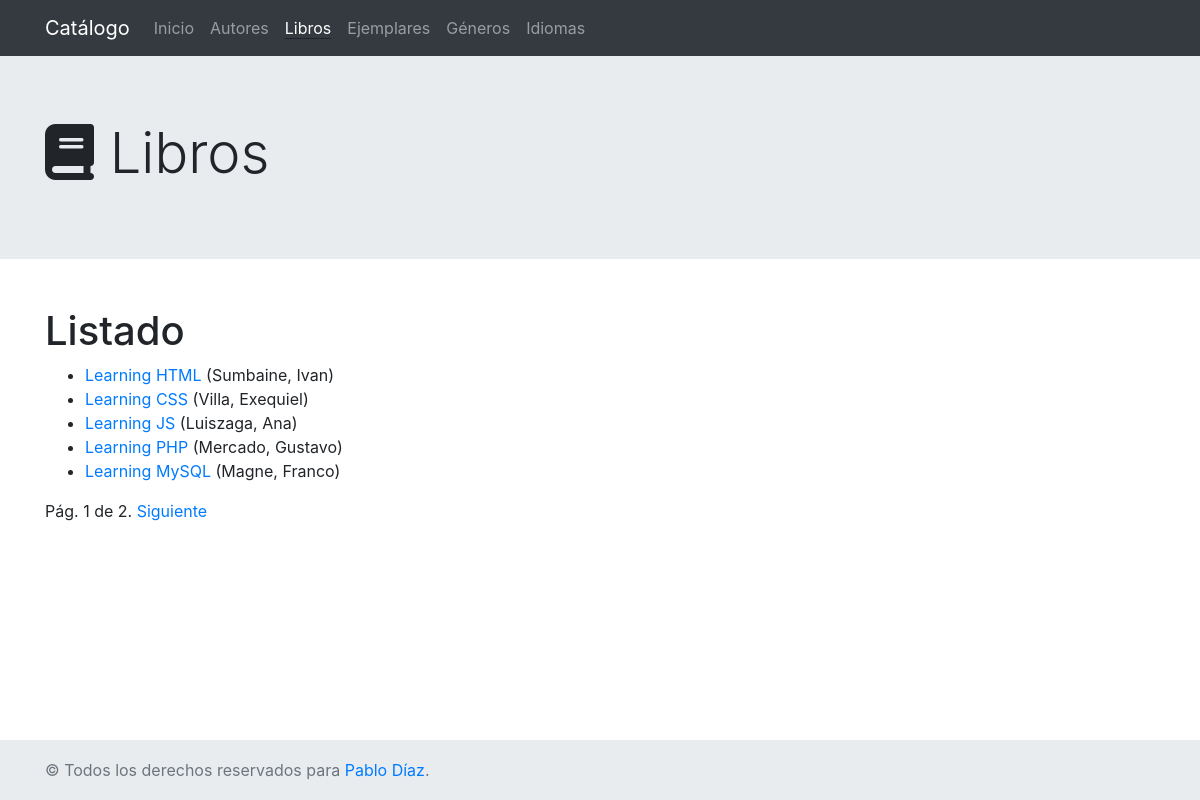
/catalogo/libros/, run on an earlier commit of the app's database.
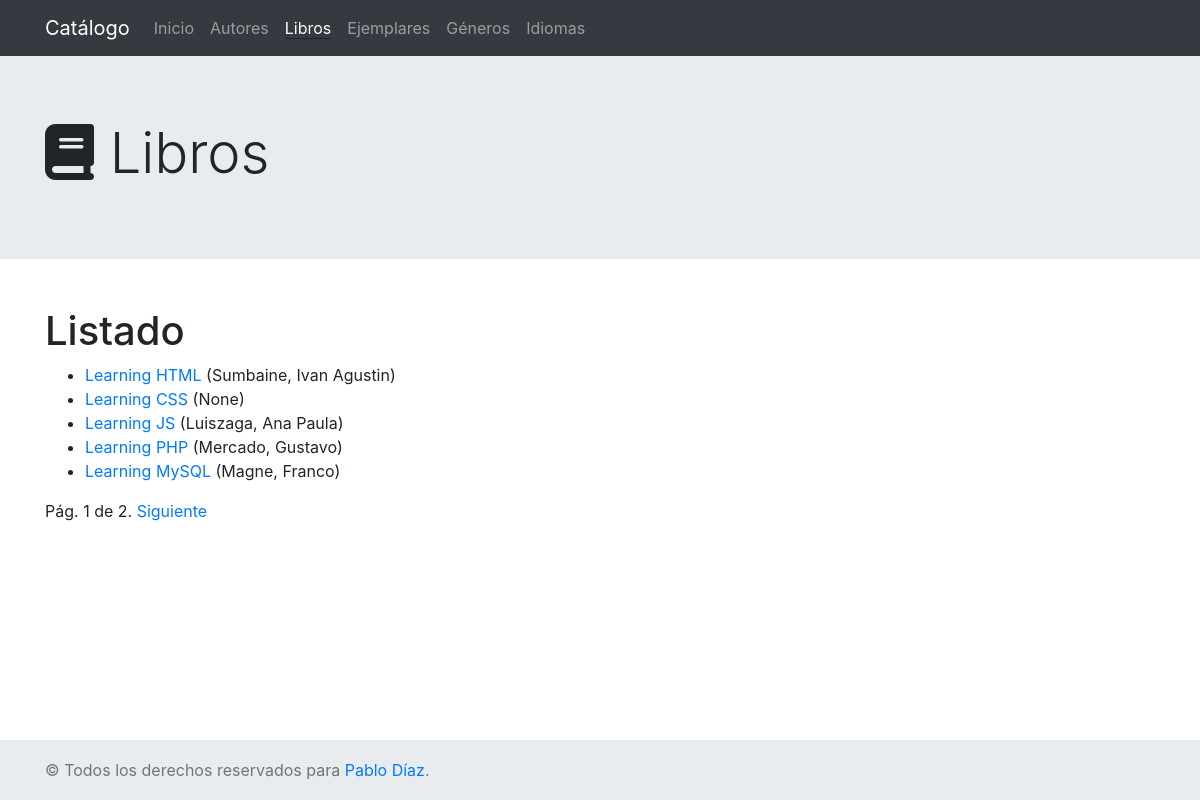
And on a later commit of the database.
### catalogo/models.py (models this page shows, shortened)
class Libro(models.Model):
    titulo = models.CharField(max_length=200)
    autor = models.ForeignKey(Autor, on_delete=models.SET_NULL, null=True)
    resumen = models.TextField(max_length=1000, help_text="Ingrese un resumen del libro")
    isbn = models.CharField('ISBN',max_length=13, help_text='13 Caracteres <a href="https://www.isbninternational.org/content/what-isbn">ISBN number</a>')
    genero = models.ManyToManyField(Genero, help_text="Seleccione un genero (o varios) para el libro")
    idioma = models.ForeignKey(Idioma, on_delete=models.SET_NULL, null=True)
    image=models.ImageField(upload_to='images', default='catalogo/upload/img/default-libro.jpg')
    def muestra_genero(self):
        return ', '.join([genero.nombre for genero in self.genero.all()[:3]])
    muestra_genero.short_description = 'Género/s'

class Autor(models.Model):
    nombre = models.CharField(max_length=50)
    apellido = models.CharField(max_length=50)
    fechaNac = models.DateField(null=True, blank=True)
    fechaDeceso = models.DateField('Fallecido', null=True, blank=True)
    image=models.ImageField(upload_to='catalogo/upload/img', null=True)
    def __str__(self):
        return '%s, %s' % (self.apellido, self.nombre)
    class Meta:
        ordering = ["-id", "apellido", "nombre"]

### catalogo/views.py (the view)
# urls.py: path('libros/', views.LibroListView.as_view(), name='libros'),
class LibroListView(ListView):
    model = Libro
    template_name='libros.html'
    paginate_by = 5 # muestra la paginacion, pero muestra todo, NO muestra 3 por pagina
    def get_context_data(self, **kwargs):
        libros = Libro.objects.all()
        context = super(LibroListView, self).get_context_data(**kwargs)
        paginator = Paginator(libros, self.paginate_by)
        page = self.request.GET.get('page')
        try:
            libros = paginator.page(page)
        except PageNotAnInteger:
            libros = paginator.page(1)
        except EmptyPage:
            libros = paginator.page(paginator.num_pages)
        context['libros'] = libros
        return context

### catalogo/templates/libros.html (shortened to what this page needs)
{% extends "base.html" %}
{% block jumbotron %}
    {% include "partials/jumbotron.html" with icon="<i class='fas fa-book'></i>" title="Libros" %}
{% endblock %}
{% block content %}
<h1>Listado</h1>
{% if libros %}
<ul>
    {% for libro in libros %}
    <li>
        <a href="{% url 'libro' libro.id %}">{{ libro.titulo }}</a> ({{libro.autor}})
    </li>
    {% endfor %}
</ul>
    {% block pagination %}
        {% if is_paginated %}
        <div class="pagination">
            <span class="page-links">
                <span class="page-current">
                    Pág. {{ page_obj.number }} de {{ page_obj.paginator.num_pages }}.
                </span>
                {% if page_obj.has_next %}
                <a href="{{ request.path }}?page={{ page_obj.next_page_number }}">Siguiente</a>
                {% endif %}
            </span>
        </div>
        {% endif %}
    {% endblock %}
{% else %}
    <p>Oops! No tenemos libros en catálogo.</p>
{% endif %}
{% endblock %}

What changed in the data, as far as the page shows it:
changed through a linked row, Libro "Learning HTML": autor "Sumbaine, Ivan" → "Sumbaine, Ivan Agustin"
changed Libro "Learning CSS": autor "Villa, Exequiel" → "None"
changed through a linked row, Libro "Learning JS": autor "Luiszaga, Ana" → "Luiszaga, Ana Paula"
